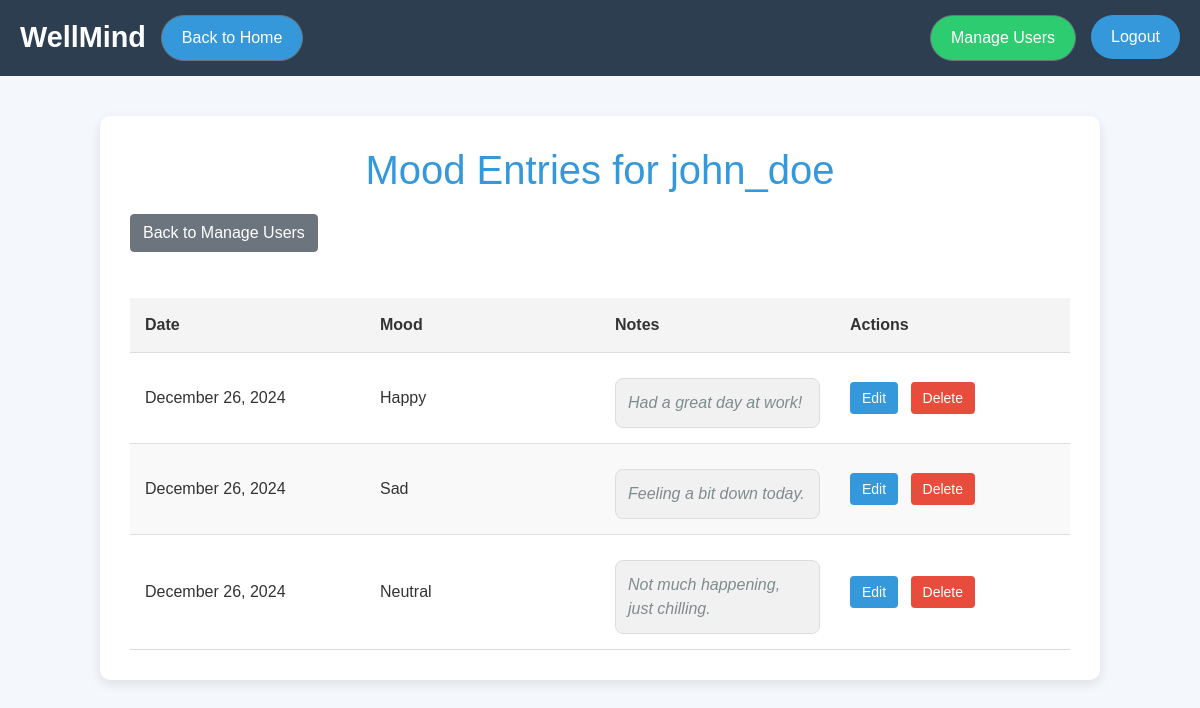
Screenshot of /tracker/user/27/mood-entries/ with the database file from the repository.
### tracker/models.py (models this page shows)
class MoodEntry(models.Model):
    user = models.ForeignKey(User, on_delete=models.CASCADE)
    date = models.DateField(auto_now_add=True)
    mood = models.CharField(max_length=20, choices=[
        ('Happy', 'Happy'),
        ('Sad', 'Sad'),
        ('Anxious', 'Anxious'),
        ('Neutral', 'Neutral'),
        ('Angry', 'Angry'),
    ])
    note = models.TextField(blank=True)

### tracker/views.py (the view)
# urls.py: path('user/<int:user_id>/mood-entries/', views.user_mood_entries, name='user_mood_entries'),
def user_mood_entries(request, user_id):
    user = get_object_or_404(User, id=user_id)
    mood_entries = MoodEntry.objects.filter(user=user)
    return render(request, 'tracker/user_mood_entries.html', {'user': user, 'mood_entries': mood_entries})

### tracker/templates/tracker/user_mood_entries.html (shortened to what this page needs)
<!DOCTYPE html>
<html lang="en">
<head>
    <link rel="stylesheet" href="https://maxcdn.bootstrapcdn.com/bootstrap/4.5.2/css/bootstrap.min.css">
</head>
<body>
    <div class="header">
        <div class="nav-left">
            <div class="logo">WellMind</div>
            <a href="{% url 'home' %}" class="btn btn-secondary">Back to Home</a>
        </div>
        <div class="nav-right">
            <a href="{% url 'manage_users' %}" class="btn btn-secondary">Manage Users</a>
            <form action="{% url 'logout' %}" method="post" style="display:inline;">
                <button type="submit">Logout</button>
            </form>
        </div>
    </div>
    <div class="container">
        <h1>Mood Entries for {{ user.username }}</h1>
        <a href="{% url 'manage_users' %}" class="btn btn-secondary mb-3">Back to Manage Users</a>
        <div style="overflow-x:auto;">
            <table>
                <thead>
                    <tr>
                        <th>Date</th>
                        <th>Mood</th>
                        <th>Notes</th>
                        <th>Actions</th>
                    </tr>
                </thead>
                <tbody>
                    {% for entry in mood_entries %}
                    <tr>
                        <td>{{ entry.date|date:"F j, Y" }}</td>
                        <td>{{ entry.mood }}</td>
                        <td>
                            {% if entry.note %}
                                <div class="notes">{{ entry.note }}</div>
                            {% else %}
                                <div class="notes">No notes available</div>
                            {% endif %}
                        </td>
                        <td class="actions">
                            <a href="{% url 'edit_mood' entry.id %}">Edit</a>
                            <a href="{% url 'delete_mood' entry.id %}" >Delete</a>
                        </td>
                    </tr>
                    {% endfor %}
                </tbody>
            </table>
        </div>
    </div>
</body>
</html>

### tracker/templates/tracker/user_mood_entries.html (style rules this page uses)
body { font-family: 'Arial', sans-serif; background-color: #f4f7fc; margin: 0; padding: 0; color: #333; }
.container { width: 90%; max-width: 1000px; margin: 40px auto; background-color: white; padding: 30px; border-radius: 10px; box-shadow: 0 4px 12px rgba(0, 0, 0, 0.1); }
h1 { text-align: center; color: #3498db; font-size: 2.5rem; margin-bottom: 20px; }
table { width: 100%; border-collapse: collapse; margin-top: 30px; table-layout: fixed; overflow-x: auto; }
th, td { padding: 15px; text-align: left; border-bottom: 1px solid #ddd; word-wrap: break-word; }
th { background-color: #f4f4f4; color: #333; }
tr:nth-child(even) { background-color: #f9f9f9; }
.actions a, .actions button { text-decoration: none; color: #fff; background-color: #3498db; padding: 8px 12px; border-radius: 4px; font-size: 14px; cursor: pointer; margin-right: 8px; }
.notes { margin-top: 10px; padding: 12px; background-color: #f1f1f1; border-radius: 8px; border: 1px solid #ddd; font-style: italic; color: #7f8c8d; max-width: 100%; word-wrap: break-word; white-space: normal; }
.header { background-color: #2c3e50; color: white; padding: 15px 20px; display: flex; justify-content: space-between; align-items: center; }
.header .logo { font-size: 1.8rem; font-weight: bold; }
.nav-left { display: flex; gap: 15px; align-items: center; }
.nav-left a { color: white; text-decoration: none; padding: 10px 20px; background-color: #3498db; border-radius: 30px; }
.nav-right { display: flex; gap: 15px; }
.nav-right a { color: white; text-decoration: none; padding: 10px 20px; background-color: #2ecc71; border-radius: 30px; }
.nav-right button { background-color: #3498db; color: white; border: none; padding: 10px 20px; border-radius: 30px; }
.actions a { text-decoration: none; color: #fff; padding: 8px 12px; border-radius: 4px; font-size: 14px; cursor: pointer; margin-right: 8px; }
.actions a:first-of-type { background-color: #3498db; }
.actions a:last-of-type { background-color: #e74c3c; }

### rows the page displays
MoodEntry: date "December 26, 2024", mood "Happy", note "Had a great day at work!"
MoodEntry: date "December 26, 2024", mood "Sad", note "Feeling a bit down today."
MoodEntry: date "December 26, 2024", mood "Neutral", note "Not much happening, just chilling."

### other values shown
{{ user.username }} "john_doe"
